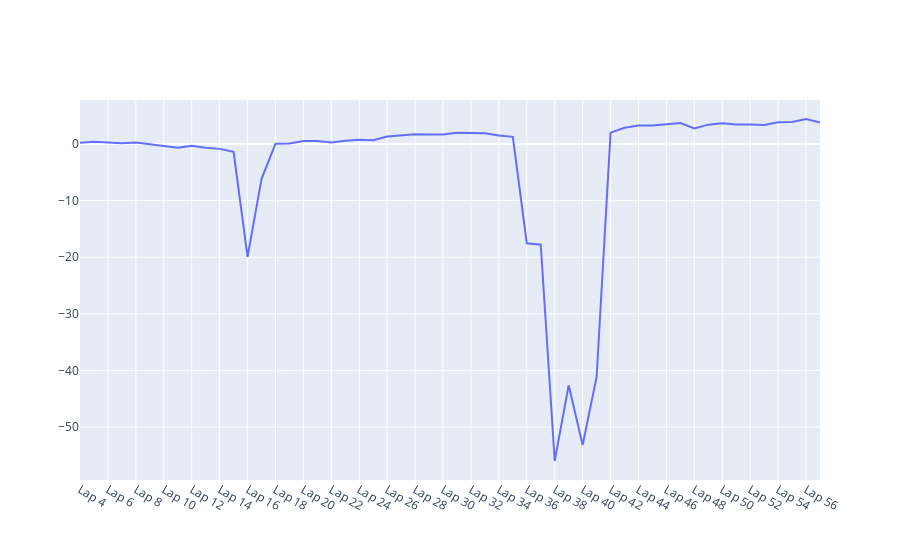

Write notebook code for a chart like this one.
### Markdown cell above
### Consistency Score
> Driver Current Lap / Driver Previous Lap

### Code cell
fig = go.Figure()

for driver in drivers:
    score=0
    score_per_lap = []
    driver_row = test_df.loc[test_df['Drivers'] == driver]

    for lap in range(4,len(driver_row.columns[1:])):
        try: score += percent_difference(driver_row[f'Lap {lap}'].values[0],driver_row[f'Lap {lap-1}'].values[0],lap) 
        except: score = 0
        score_per_lap.append(score)

    if driver == 'button':
        fig.add_trace(go.Line(x=driver_row.columns[4:],y=score_per_lap, name=f'{driver}', mode='lines'))


fig.show()

### Figure 1 — Plotly figure (JSON) as saved in the notebook; plotly's stock layout.template omitted (floating-point values rounded to 4 significant figures)
{"data": [{"mode": "lines", "name": "button", "type": "scatter", "x": ["Lap 4", "Lap 5", "Lap 6", "Lap 7", "Lap 8", "Lap 9", "Lap 10", "Lap 11", "Lap 12", "Lap 13", "Lap 14", "Lap 15", "Lap 16", "Lap 17", "Lap 18", "Lap 19", "Lap 20", "Lap 21", "Lap 22", "Lap 23", "Lap 24", "Lap 25", "Lap 26", "Lap 27", "Lap 28", "Lap 29", "Lap 30", "Lap 31", "Lap 32", "Lap 33", "Lap 34", "Lap 35", "Lap 36", "Lap 37", "Lap 38", "Lap 39", "Lap 40", "Lap 41", "Lap 42", "Lap 43", "Lap 44", "Lap 45", "Lap 46", "Lap 47", "Lap 48", "Lap 49", "Lap 50", "Lap 51", "Lap 52", "Lap 53", "Lap 54", "Lap 55", "Lap 56", "Lap 57", "Lap 58"], "y": [0.2349, 0.3928, 0.2499, 0.1136, 0.2424, -0.04712, -0.4457, -0.6779, -0.2974, -0.662, -0.8682, -1.378, -19.95, -6.205, 0.03208, 0.08351, 0.5347, 0.5099, 0.2541, 0.5778, 0.7276, 0.664, 1.322, 1.549, 1.717, 1.69, 1.691, 1.961, 1.926, 1.887, 1.499, 1.253, -17.55, -17.78, -56.0, -42.62, -53.17, -41.16, 2.007, 2.873, 3.244, 3.257, 3.486, 3.693, 2.724, 3.411, 3.659, 3.447, 3.449, 3.364, 3.839, 3.897, 4.409, 3.793]}], "layout": {}}
